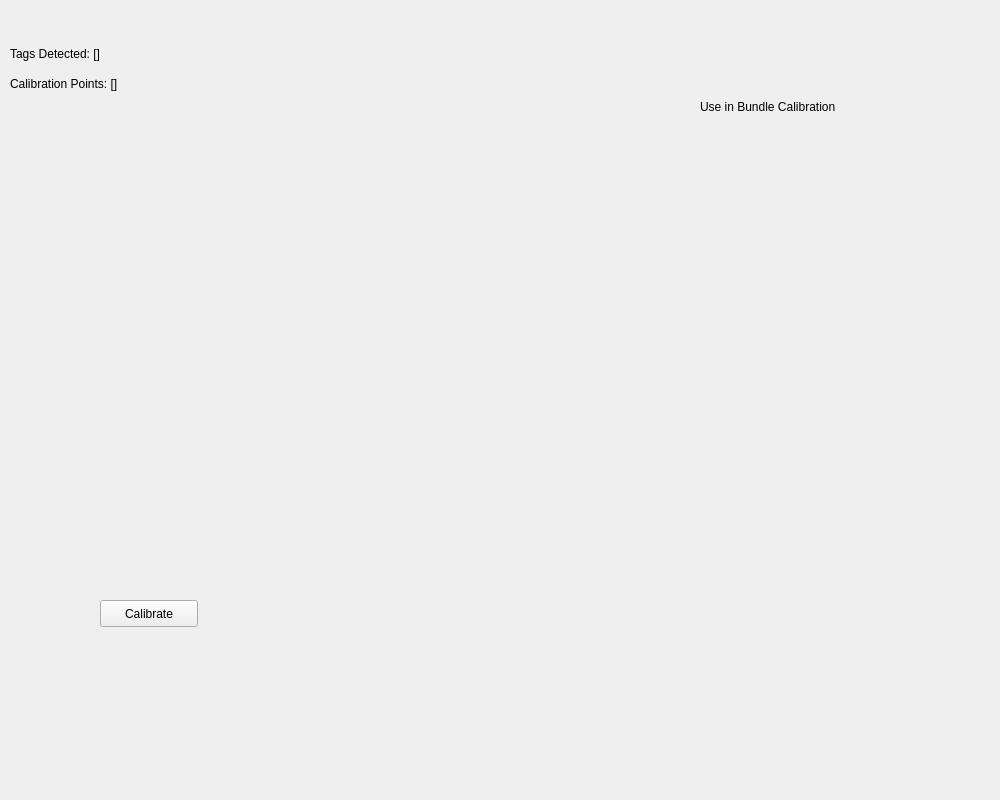
<?xml version="1.0" encoding="UTF-8"?>
<ui version="4.0">
 <class>Apriltag Bundle Calibration</class>
 <widget class="QWidget" name="Form">
  <property name="geometry">
   <rect>
    <x>0</x>
    <y>0</y>
    <width>1000</width>
    <height>800</height>
   </rect>
  </property>
  <property name="windowTitle">
   <string>Apriltag Bundle Calibration</string>
  </property>
  <widget class="QLabel" name="tags_detected">
   <property name="geometry">
    <rect>
     <x>10</x>
     <y>40</y>
     <width>200</width>
     <height>27</height>
    </rect>
   </property>
   <property name="text">
    <string>Tags Detected: []</string>
   </property>
  </widget>
  <widget class="QLabel" name="num_calibration_points">
   <property name="geometry">
    <rect>
     <x>10</x>
     <y>70</y>
     <width>200</width>
     <height>27</height>
    </rect>
   </property>
   <property name="text">
    <string>Calibration Points: []</string>
   </property>
  </widget>
  <widget class="QLabel" name="camera_img">
    <property name="geometry">
      <rect>
        <x>10</x>
        <y>100</y>
        <width>640</width>
        <height>480</height>
      </rect>
    </property>
  </widget>
  <widget class="QPushButton" name="start_calibration">
   <property name="geometry">
    <rect>
     <x>100</x>
     <y>600</y>
     <width>98</width>
     <height>27</height>
    </rect>
   </property>
   <property name="text">
    <string>Calibrate</string>
   </property>
  </widget>
  <widget class="QWidget" name="tag_selection">
    <property name="geometry">
      <rect>
        <x>700</x>
        <y>100</y>
        <width>200</width>
        <height>600</height>
      </rect>
    </property>
    <widget class="QLabel" name="selected_tags_heading">
      <property name="text">
        <string>Use in Bundle Calibration</string>
      </property>
    </widget>
  </widget>
 </widget>
 <resources/>
 <connections/>
</ui>
